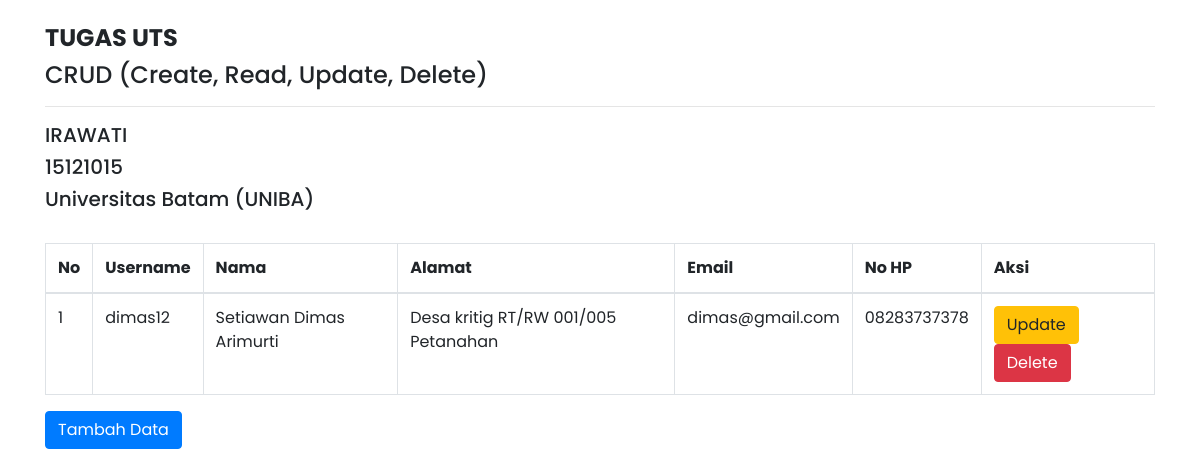
Before: / with the older database file.
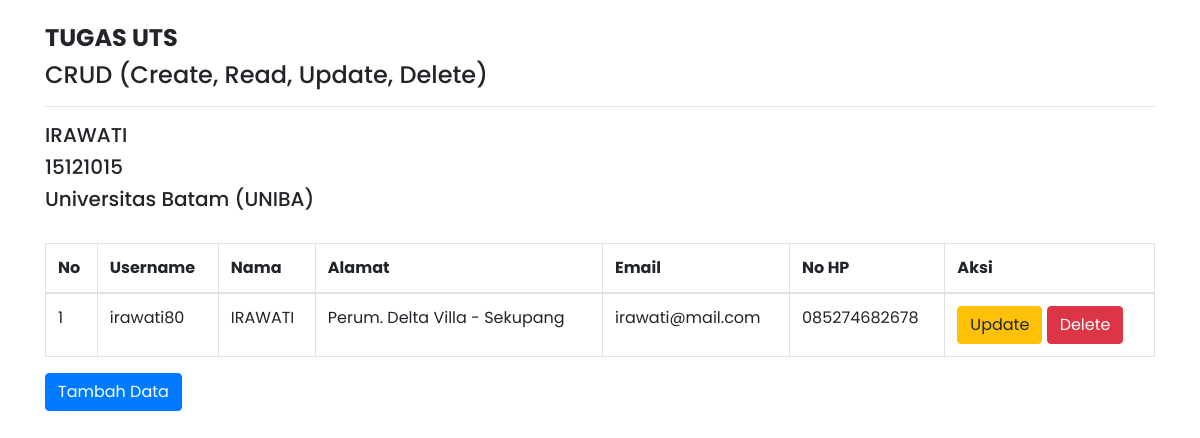
After: the same page with the newer database file.
### tables this page shows
CREATE TABLE IF NOT EXISTS `anggota` (
`id_anggota` int(11) NOT NULL,
  `username` varchar(50) DEFAULT NULL,
  `nama` varchar(50) DEFAULT NULL,
  `alamat` varchar(50) DEFAULT NULL,
  `email` varchar(30) DEFAULT NULL,
  `no_hp` char(13) DEFAULT NULL
);

### index.php (the view, shortened to what this page needs)
<!DOCTYPE html>
<html>
<head>
    <link rel="stylesheet" href="bootstrap/css/bootstrap.min.css">
</head>
<body>
    <div class="container">
        <br>
        <h4><strong>TUGAS UTS</strong></h4>
        <h4>CRUD (Create, Read, Update, Delete)</h4>
        <hr>
        <h5>IRAWATI</h5>
        <h5>15121015</h5>
        <h5>Universitas Batam (UNIBA)</h5>
        <table class="table table-bordered table-hover">
            <br>
            <thead>
                <tr>
                    <th>No</th>
                    <th>Username</th>
                    <th>Nama</th>
                    <th>Alamat</th>
                    <th>Email</th>
                    <th>No HP</th>
                    <th colspan='2'>Aksi</th>
                </tr>
            </thead>
            <?php
        include "koneksi.php";
        $sql="select * from anggota order by id_anggota desc";
        $hasil=mysqli_query($kon,$sql);
        $no=0;
        while ($data = mysqli_fetch_array($hasil)) {
            $no++;
            ?>
            <tbody>
                <tr>
                    <td><?php echo $no;?></td>
                    <td><?php echo $data["username"]; ?></td>
                    <td><?php echo $data["nama"];   ?></td>
                    <td><?php echo $data["alamat"];   ?></td>
                    <td><?php echo $data["email"];   ?></td>
                    <td><?php echo $data["no_hp"];   ?></td>
                    <td>
                        <a href="update.php?id_anggota=<?php echo htmlspecialchars($data['id_anggota']); ?>"
                            class="btn btn-warning" role="button">Update</a>
                        <a href="<?php echo htmlspecialchars($_SERVER["PHP_SELF"]);?>?id_anggota=<?php echo $data['id_anggota']; ?>"
                            class="btn btn-danger" role="button">Delete</a>
                    </td>
                </tr>
            </tbody>
            <?php
        }
        ?>
        </table>
        <a href="create.php" class="btn btn-primary" role="button">Tambah Data</a>
    </div>
</body>
</html>

### index.php (style rules this page uses)
* { font-family: 'Poppins', sans-serif; }

Changed rows visible on the page:
removed anggota: username "dimas12", nama "Setiawan Dimas Arimurti", alamat "Desa kritig RT/RW 001/005 Petanahan", email "dimas@gmail.com", no_hp "08283737378"
added anggota: username "irawati80", nama "IRAWATI", alamat "Perum. Delta Villa - Sekupang", email "irawati@mail.com", no_hp "085274682678"
